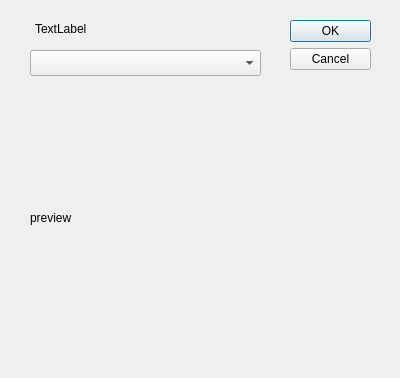
<?xml version="1.0" encoding="UTF-8"?>
<ui version="4.0">
 <class>CDlgSelect</class>
 <widget class="QDialog" name="CDlgSelect">
  <property name="geometry">
   <rect>
    <x>0</x>
    <y>0</y>
    <width>400</width>
    <height>378</height>
   </rect>
  </property>
  <property name="minimumSize">
   <size>
    <width>400</width>
    <height>378</height>
   </size>
  </property>
  <property name="maximumSize">
   <size>
    <width>400</width>
    <height>378</height>
   </size>
  </property>
  <property name="windowTitle">
   <string>Dialog</string>
  </property>
  <widget class="QDialogButtonBox" name="buttonBox">
   <property name="geometry">
    <rect>
     <x>290</x>
     <y>20</y>
     <width>81</width>
     <height>241</height>
    </rect>
   </property>
   <property name="orientation">
    <enum>Qt::Vertical</enum>
   </property>
   <property name="standardButtons">
    <set>QDialogButtonBox::Cancel|QDialogButtonBox::Ok</set>
   </property>
  </widget>
  <widget class="QComboBox" name="cbSelect_Maps">
   <property name="geometry">
    <rect>
     <x>30</x>
     <y>50</y>
     <width>231</width>
     <height>26</height>
    </rect>
   </property>
  </widget>
  <widget class="QLabel" name="sPreview">
   <property name="geometry">
    <rect>
     <x>30</x>
     <y>90</y>
     <width>256</width>
     <height>256</height>
    </rect>
   </property>
   <property name="text">
    <string>preview</string>
   </property>
  </widget>
  <widget class="QLabel" name="sSelect_Maps">
   <property name="geometry">
    <rect>
     <x>35</x>
     <y>20</y>
     <width>241</width>
     <height>18</height>
    </rect>
   </property>
   <property name="text">
    <string>TextLabel</string>
   </property>
  </widget>
 </widget>
 <resources/>
 <connections>
  <connection>
   <sender>buttonBox</sender>
   <signal>accepted()</signal>
   <receiver>CDlgSelect</receiver>
   <slot>accept()</slot>
   <hints>
    <hint type="sourcelabel">
     <x>248</x>
     <y>254</y>
    </hint>
    <hint type="destinationlabel">
     <x>157</x>
     <y>274</y>
    </hint>
   </hints>
  </connection>
  <connection>
   <sender>buttonBox</sender>
   <signal>rejected()</signal>
   <receiver>CDlgSelect</receiver>
   <slot>reject()</slot>
   <hints>
    <hint type="sourcelabel">
     <x>316</x>
     <y>260</y>
    </hint>
    <hint type="destinationlabel">
     <x>286</x>
     <y>274</y>
    </hint>
   </hints>
  </connection>
 </connections>
</ui>
